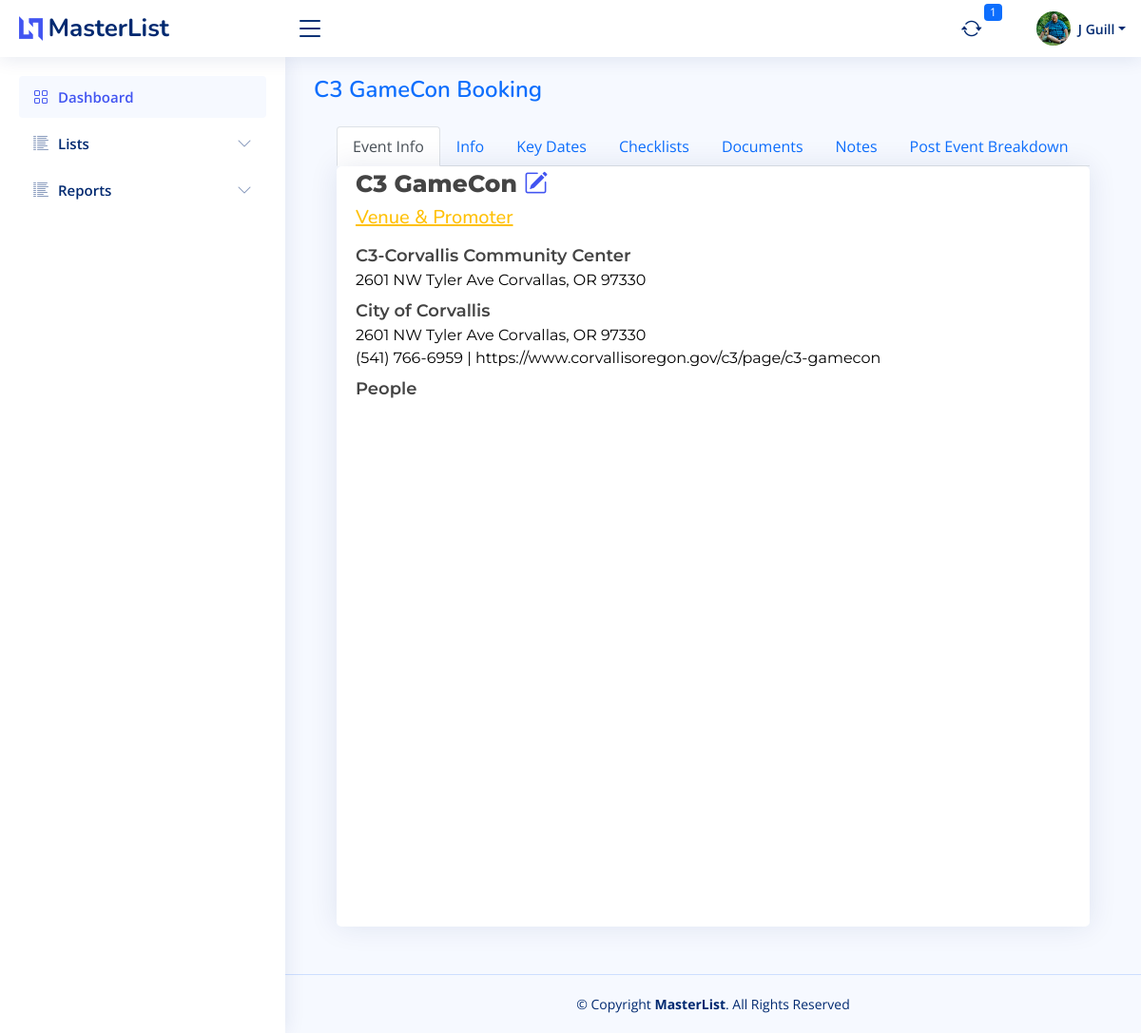
Screenshot of /booking/340 (signed in) with the database file from the repository.
### bazaar/models.py (models this page shows, shortened)
class User(db.Model, UserMixin):
    id = db.Column(db.Integer, primary_key=True)
    firstname = db.Column(db.String(150))
    lastname = db.Column(db.String(150))
    company = db.Column(db.String(150))
    title = db.Column(db.String(50))
    aboutme = db.Column(db.Text)
    address = db.Column(db.String(150))
    city = db.Column(db.String(150))
    state = db.Column(db.String(2))
    postalcode = db.Column(db.String(20))
    phone = db.Column(db.String(20))
    email = db.Column(db.String(150), unique=True)
    dob = db.Column(db.Date)
    avatar_filename = db.Column(db.Text)
    avatar_url = db.Column(db.String(250))
    twitter = db.Column(db.String(255))
    instagram = db.Column(db.String(255))
    facebook = db.Column(db.String(255))
    linkedin = db.Column(db.String(255))
    username = db.Column(db.String(150), unique=True)
    password = db.Column(db.String(150))
    date_created = db.Column(db.DateTime(timezone=True), server_default=func.now())
    def fullname(self):
        return self.firstname + " " + self.lastname
    def firstinit_lastname(self):
        return self.firstname[:1] + " " + self.lastname

class MasterList(db.Model):
    id = db.Column(db.Integer, primary_key=True)
    event_name = db.Column(db.String(150))
    january = db.Column(db.Boolean, default=False)
    february = db.Column(db.Boolean, default=False)
    march = db.Column(db.Boolean, default=False)
    april = db.Column(db.Boolean, default=False)
    may = db.Column(db.Boolean, default=False)
    june = db.Column(db.Boolean, default=False)
    july = db.Column(db.Boolean, default=False)
    august = db.Column(db.Boolean, default=False)
    september = db.Column(db.Boolean, default=False)
    october = db.Column(db.Boolean, default=False)
    november = db.Column(db.Boolean, default=False)
    december = db.Column(db.Boolean, default=False)
    first = db.Column(db.Boolean, default=True)
    second = db.Column(db.Boolean, default=True)
    third = db.Column(db.Boolean, default=True)
    fourth = db.Column(db.Boolean, default=True)
    last = db.Column(db.Boolean, default=True)
    friday = db.Column(db.Boolean, default=False)
    saturday = db.Column(db.Boolean, default=False)
    sunday = db.Column(db.Boolean, default=False)
    monday = db.Column(db.Boolean, default=False)
    tuesday = db.Column(db.Boolean, default=False)
    wednesday = db.Column(db.Boolean, default=False)
    thursday = db.Column(db.Boolean, default=False)
    updated = db.Column(db.Date)
    imagesrc = db.Column(db.Text)
    attendance = db.Column(db.Integer)
    exibitors = db.Column(db.Integer)
    website = db.Column(db.Text)
    dates_text = db.Column(db.Text)
    type_bazaar = db.Column(db.Boolean, default=False)
    type_holiday = db.Column(db.Boolean, default=False)
    type_art = db.Column(db.Boolean, default=False)
    type_festival = db.Column(db.Boolean, default=False)
    type_flea = db.Column(db.Boolean, default=False)
    type_health = db.Column(db.Boolean, default=False)
    type_market = db.Column(db.Boolean, default=False)
    active = db.Column(db.Boolean, default=True)
    date_created = db.Column(db.DateTime(timezone=True), server_default=func.now())
    date_updated = db.Column(db.DateTime(timezone=True), onupdate=func.now())
    venuefk = db.Column(db.Integer, db.ForeignKey('venue.id'))
    promoterfk = db.Column(db.Integer, db.ForeignKey('promoter.id'))
    venue = db.relationship("Venue", backref=backref("venue", uselist=False))
    promoter = db.relationship("Promoter", backref=backref("promoter", uselist=False))
    notes = db.relationship("Notes", backref=backref("notes", uselist=False))

class Venue(db.Model):
    id = db.Column(db.Integer, primary_key=True)
    name = db.Column(db.String(255))
    address = db.Column(db.String(255))
    city = db.Column(db.String(100))
    state = db.Column(db.String(50))
    zipcode = db.Column(db.String(20))
    phone = db.Column(db.String(20))
    website = db.Column(db.String(255))
    date_created = db.Column(db.DateTime(timezone=True), server_default=func.now())
    date_updated = db.Column(db.DateTime(timezone=True), onupdate=func.now())
    venue_event = db.relationship("MasterList", backref=backref("masterlist_home", uselist=False))

class Promoter(db.Model):
    id = db.Column(db.Integer, primary_key=True)
    name = db.Column(db.String(255))
    address = db.Column(db.String(255))
    city = db.Column(db.String(100))
    state = db.Column(db.String(50))
    zipcode = db.Column(db.String(20))
    phone = db.Column(db.String(20))
    website = db.Column(db.String(255))
    date_created = db.Column(db.DateTime(timezone=True), server_default=func.now())
    date_updated = db.Column(db.DateTime(timezone=True), onupdate=func.now())
    people = db.relationship("People", backref=backref("promoter_people", uselist=False))

### bazaar/templates/booking/booking.py (the view, shortened to what this page needs)
@booking.route("/<id>")
@login_required
def home(id):
    record = db.session.query(MasterList).filter(MasterList.id == id).first()
    path = check_make_dir(id)
    files = os.listdir(path)
    filedic = {}
    i = 0
    persons = db.session.query(People).filter(People.promoterfk == id).all()
    booking = db.session.query(Booking).filter(Booking.eventid == id).first()
    notes = db.session.query(Notes).filter(or_(Notes.masterlistid == id, Notes.bookingid == booking.id)) \
        .order_by(desc(Notes.date_created)).all()
    content = {"user": User, "record": record, "files": filedic,
               "persons": persons, "booking": booking, "notes": notes}
    return render_template("booking/booking_main.html", **content)

### bazaar/templates/base/base.py (called while the page is built)
@base.app_context_processor
def zipcode_qty_check():
    zipcode_count = db.session.query(func.count(USZip.id)).scalar()
    checking = zipcode_count == 0
    return dict(zipcode_count_check=checking)

@base.app_template_filter()
def format_date(item, fmt="%m/%d/%Y"):
    return item.strftime(fmt)

@base.app_context_processor
def notification_count():
    now = datetime.now()
    days_from_now = datetime.now() + timedelta(days=1)
    notcount = db.session.query(func.count(Booking.id)).filter(
        Booking.active == True,
        Booking.next_touch <= days_from_now
    ).scalar()
    if notcount == 0:
        return dict(notification_count=None)
    else:
        return dict(notification_count=notcount)

@base.app_context_processor
def notifications():
    days_from_now = datetime.now() + timedelta(days=1)
    nots = db.session.query(Booking).filter(
        Booking.active == True,
        Booking.next_touch <= days_from_now
    ).order_by(Booking.next_touch).all()
    return dict(notifications=nots)

### bazaar/templates/booking/booking.py (called while the page is built)
def check_make_dir(id):
    path = "bazaar/templates/booking/uploads/" + id
    isExist = os.path.exists(path)
    if not isExist:
        os.makedirs(path)
    return path

### bazaar/templates/booking/booking_main.html (shortened to what this page needs)
{% extends "base/base.html" %}
{% block page_title %}
    <span class="text-primary text-capitalize">{{ record.event_name }} Booking</span>
{% endblock page_title %}
{% block stylesheets %}
    <link rel="stylesheet" type="text/css" href="https://cdn.datatables.net/1.10.13/css/dataTables.bootstrap.min.css">
{% endblock stylesheets %}
{% block main_content %}
    <section class="section">
        <div class="m-4">
            <ul class="nav nav-tabs" id="myTab">
                <li class="nav-item">
                    <a href="#event-info" class="nav-link active" data-bs-toggle="pill">Event Info</a>
                </li>
                <li class="nav-item">
                    <a href="#info" class="nav-link" data-bs-toggle="pill">Info</a>
                </li>
                <li class="nav-item">
                    <a href="#key-dates" class="nav-link" data-bs-toggle="tab">Key Dates</a>
                </li>
                <li class="nav-item">
                    <a href="#checklists" class="nav-link" data-bs-toggle="tab">Checklists</a>
                </li>
                <li class="nav-item">
                    <a href="#documents" class="nav-link" data-bs-toggle="tab">Documents</a>
                </li>
                <li class="nav-item">
                    <a href="#notes" class="nav-link" data-bs-toggle="tab">Notes</a>
                </li>
                <li class="nav-item">
                    <a href="#breakdown" class="nav-link" data-bs-toggle="tab">Post Event Breakdown</a>
                </li>
            </ul>
            <div class="tab-content">
                <div class="tab-pane fade show active" id="event-info">
                    <form class="form" method="post"
                          action="{{ url_for('booking.booking_edit', eventid=record.id, bookingid=booking.id ) }}">
                        <div class="card" style="width: 100%; height: 100vh;">
                            <div class="card-body">
                                <div class="vpe-event-head">{{ record.event_name }} <a
                                        href="{{ url_for('masterlist.masterlist_edit', id=record.id) }}"> <i
                                        class="bi bi-pencil-square"></i></a>
                                </div>
                                <h5 class="text-warning text-decoration-underline">Venue &
                                    Promoter</h5>
                                <div class="vpe-venue-head">{{ record.venue.name }} </div>
                                <div class="vpe-body">
                                    {% if record.venue.address != None %}
                                        {{ record.venue.address }} {{ record.venue.city }}, {{ record.venue.state }}
                                        {{ record.venue.zipcode }}<br>
                                    {% endif %}
                                </div>
                                <div class="vpe-venue-head">{{ record.promoter.name }}</div>
                                <div class="vpe-body">
                                    {% if record.promoter.address != None %}
                                        {{ record.promoter.address }} {{ record.promoter.city }},
                                        {{ record.promoter.state }}
                                        {{ record.promoter.zipcode }}<br>
                                    {% endif %}
                                    {% if record.promoter.phone != None %}
                                        {{ record.promoter.phone }}
                                    {% endif %}
                                    {% if record.promoter.website != None %}
                                        | {{ record.promoter.website }}
                                    {% endif %}
                                </div>
                                <div class="vpe-venue-head">People</div>
                            </div>
                        </div>
                    </form>
                </div>
            </div>
        </div>
    </section>
{% endblock main_content %}

### bazaar/templates/base/header.html (shortened to what this page needs)
<header id="header" class="header fixed-top d-flex align-items-center">
    <div class="d-flex align-items-center justify-content-between">
        <a href="{{ url_for('base.home') }}" class="logo d-flex align-items-center">
            <img src="{{ url_for('static', filename="img/logo.png") }}"
                 alt="">
            <span class="d-none d-lg-block">MasterList</span>
        </a>
        <i class="bi bi-list toggle-sidebar-btn"></i>
    </div>
    <nav class="header-nav ms-auto">
        <ul class="d-flex align-items-center">
            <li class="nav-item dropdown" id="notifications">
                <a class="nav-link nav-icon" href="#" data-bs-toggle="dropdown">
                    <i class="bi bi-arrow-repeat"></i>
                    <span class="badge bg-primary badge-number">{{ notification_count }}</span>
                </a>
            </li>
            <li class="nav-item dropdown pe-3" id="profile">
                <a class="nav-link nav-profile d-flex align-items-center pe-0" href="#" data-bs-toggle="dropdown"
                   id="navbarProfile">
                    <img src="{{ url_for('static', filename='img/avatar/'+current_user.avatar_filename) }}"
                         alt="Profile" class="rounded-circle">
                    <span class="d-none d-md-block dropdown-toggle ps-2">{{ current_user.firstinit_lastname() }}</span>
                </a>
            </li>
        </ul>
    </nav>
</header>

### bazaar/static/css/style.css (style rules this page uses)
:root { scroll-behavior: smooth; }
body { font-family: "Open Sans", sans-serif; background: #f6f9ff; color: #444444; }
a { color: #4154f1; text-decoration: none; }
h1, h2, h3, h4, h5, h6 { font-family: "Nunito", sans-serif; }
.card { margin-bottom: 30px; border: none; border-radius: 5px; box-shadow: 0 0 30px rgba(1, 41, 112, 0.1); }
.card-body { padding: 0 20px 20px 20px; }
.vpe-event-head { font-family: 'Montserrat', sans-serif; font-weight: 800; font-size: 25px; padding-bottom: 5px; }
.vpe-venue-head { font-family: 'Montserrat', sans-serif; font-weight: 600; font-size: 18px; padding-top: 7px; }
.vpe-body { font-family: 'Montserrat', sans-serif; font-weight: 400; font-size: 16px; text-decoration: none; color: black; }
.logo { line-height: 1; }
@media (min-width: 1200px) { .logo { width: 280px; } }
.logo img { max-height: 26px; margin-right: 6px; }
.logo span { font-size: 26px; font-weight: 700; color: #012970; font-family: "Nunito", sans-serif; }
.header { transition: all 0.5s; z-index: 997; height: 60px; box-shadow: 0 2px 20px rgba(1, 41, 112, 0.1); background-color: #fff; padding-left: 20px; }
.header .toggle-sidebar-btn { font-size: 32px; padding-left: 10px; cursor: pointer; color: #012970; }
.header-nav ul { list-style: none; }
.header-nav > ul { margin: 0; padding: 0; }
.header-nav .nav-icon { font-size: 22px; color: #012970; margin-right: 25px; position: relative; }
.header-nav .nav-profile { color: #012970; }
.header-nav .nav-profile img { max-height: 36px; }
.header-nav .nav-profile span { font-size: 14px; font-weight: 600; }
.header-nav .badge-number { position: absolute; inset: -2px -5px auto auto; font-weight: normal; font-size: 12px; padding: 3px 6px; }

### rows the page displays
User: avatar_filename (picture), firstinit_lastname "J Guill"
MasterList: event_name "C3 GameCon"
Venue: venue.name "C3-Corvallis Community Center", venue.address "2601 NW Tyler Ave", venue.city "Corvallas", venue.state "OR", venue.zipcode "97330"
Promoter: promoter.name "City of Corvallis", promoter.address "2601 NW Tyler Ave", promoter.city "Corvallas", promoter.state "OR", promoter.zipcode "97330", promoter.phone "(541) 766-6959", promoter.website "https://www.corvallisoregon.gov/c3/page/c3-gamecon"

### other values shown
{{ notification_count }} "1"
